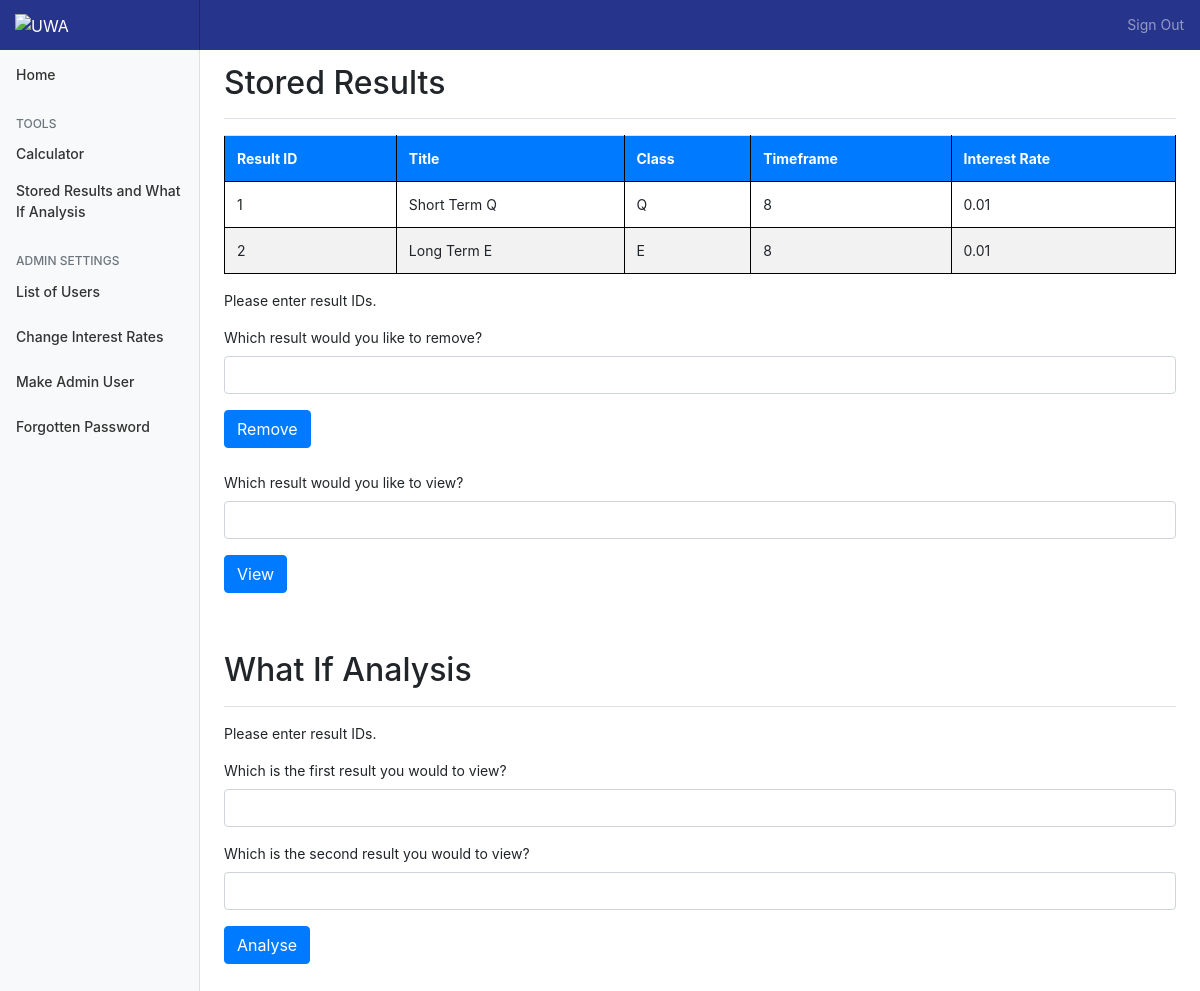
The app's page /profile (signed in), older data.
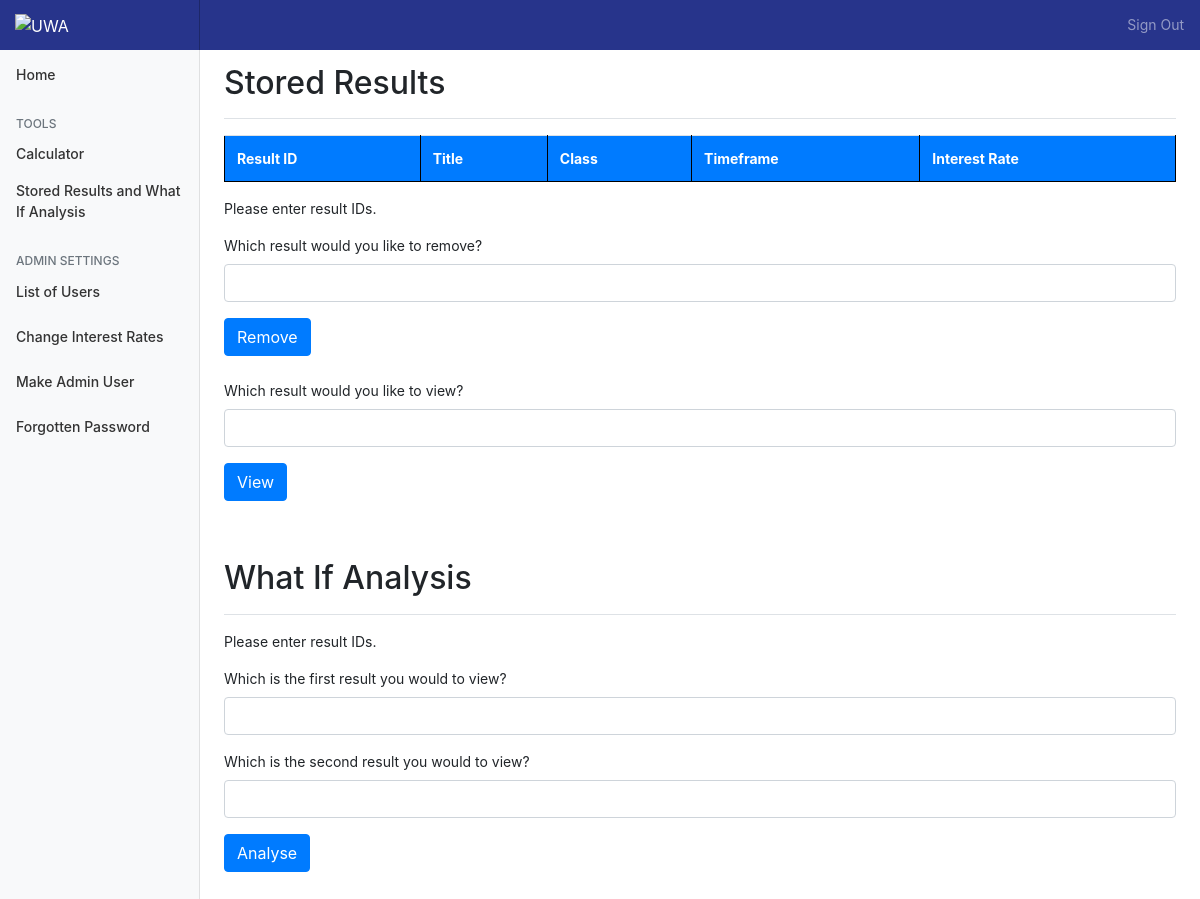
The same page, newer data.
### app/models.py (models this page shows, shortened)
class expected(db.Model):
    id = db.Column(db.Integer, primary_key=True)
    nickname = db.Column(db.String(100))
    user_id = db.Column(db.Integer, db.ForeignKey('user.id'))
    month = db.Column(db.String(1024))
    year = db.Column(db.Integer)
    value = db.Column(db.Integer)
    intclass = db.Column(db.String(1024))
    interest = db.Column(db.Float)
    donation = db.Column(db.String(1024))
    spending = db.Column(db.String(1024))
    recap = db.Column(db.String(1024))
    distribution = db.Column(db.String(1024))
    operatingDistribution = db.Column(db.String(1024))
    timeframe = db.Column(db.Integer)
    addContribution = db.Column(db.String(1024))

### app/routes.py (the view, shortened to what this page needs)
@app.route('/profile',methods=["GET", "POST"])
def profile():
    Remove = RemovalForm()
    View = storedSelect()
    Analyse = compForm()
    error = False
    error2 = False
    error2=False
    return render_template("profile.html", title='Profile',title1=0, title2=0, expected=expected.query.all(),timeframemax=0, form=Remove, View=View, Analyse=Analyse, calc = [[0],[0]],calc3=[[0],[0]], calc4=[[0],[0]],timeframe=0,years=0,decMonth=0,timeframe1 = 0,years1=0,decMonth1 = 0,spending1 = 0,timeframe2 = 0,years2=0,decMonth2 = 0,spending2= 0,error = {}, error2=error2)

### app/forms.py
class RemovalForm(FlaskForm):
    rid = IntegerField('Which result would you like to remove?')
    submit = SubmitField('Submit')

class storedSelect(FlaskForm):
    storedid = IntegerField('Which result would you like to view?')
    submit = SubmitField('Submit')

### app/models.py (called while the page is built)
@login.user_loader
def load_user(id):
    return User.query.get(int(id))

### app/templates/profile.html (shortened to what this page needs)
{% extends "base.html" %} {% import 'bootstrap/wtf.html' as wtf %} {% block content %}
<main role="main" class="col-md-9 ml-sm-auto col-lg-10 px-4">
    <div class="d-flex justify-content-between flex-wrap flex-md-nowrap align-items-center pt-3 pb-2 mb-3 border-bottom">
        <h1 class="h2">Stored Results</h1>
    </div>
    <table class="table table table-striped">
        <tr class="bg-primary text-white">
            <th scope="col">Result ID</th>
            <th scope="col">Title</th>
            <th scope="col">Class</th>
            <th scope="col">Timeframe</th>
            <th scope="col">Interest Rate</th>
        </tr>
        {% for exp in expected %} {% if current_user.id == exp.user_id %}
        <div class="table-responsive">
            <tr>
                <td>{{ exp.id }}</td>
                <td>{{ exp.nickname}} </td>
                <td>{{ exp.intclass }}</td>
                <td>{{ exp.timeframe }}</td>
                <td>{{ exp.interest }}</td>
            </tr>
        </div>
        {% endif %} {% endfor %}
    </table>
    <p>Please enter result IDs.</p>
    <form action="" method="post" novalidate>
        {{ form.hidden_tag() }} {{ wtf.form_field(form.rid, class='form-control') }}
        <input type="submit" name='btn' value="Remove" class="btn btn-primary">
    </form>
    <form action="" method="post" novalidate class="mt-4">
        {{ View.hidden_tag() }} {{ wtf.form_field(View.storedid, class='form-control') }}
        <input type="submit" name='btn' value="View" class="btn btn-primary">
    </form>
    <br>
    <br>
    <div class="d-flex justify-content-between flex-wrap flex-md-nowrap align-items-center pt-3 pb-2 mb-3 border-bottom">
        <h1 class="h2">What If Analysis</h1>
    </div>
    <p>Please enter result IDs.</p>
    <form action="" method="post" novalidate>
        <p>
            {{ wtf.form_field(Analyse.stored1, class='form-control') }} {{ wtf.form_field(Analyse.stored2, class='form-control') }}
            <input type="submit" name='btn' value="Analyse" class="btn btn-primary">
        </p>
    </form>
    <br>
    <br>
    <br>
</main>
{% endblock %}

### app/templates/base.html (shortened to what this page needs)
<!doctype html>
<html lang="en">
<head>
    <link rel="stylesheet" href="https://maxcdn.bootstrapcdn.com/bootstrap/4.0.0/css/bootstrap.min.css">
    <link rel="stylesheet" href="../static/stylesheet.css">
</head>
<body>
    <nav class="navbar navbar-dark fixed-top flex-md-nowrap p-0 shadow">
        <a class="navbar-brand col-sm-3 col-md-2 mr-0" href="/"><img src="https://static.weboffice.uwa.edu.au/visualid/sites/alpha/img/uwacrest-white.svg" alt=UWA height=30px; width=98px></a>
        {% if current_user.is_authenticated %}
        <ul class="navbar-nav px-3">
            <li class="nav-item text-nowrap">
                <a class="nav-link" href="{{ url_for('logout') }}">Sign Out</a>
            </li>
        </ul>
        {% endif %}
    </nav>
    <div class="container-fluid">
        <div class="row">
            <nav class="col-md-2 d-none d-md-block bg-light sidebar">
                <div class="sidebar-sticky">
                    <ul class="nav flex-column">
                        <li class="nav-item">
                            <a class="nav-link" href="/">
                                 Home <span class="sr-only">(current)</span>
                            </a>
                            <h6 class="sidebar-heading d-flex justify-content-between align-items-center px-3 mt-4 mb-1 text-muted">
                            <span>Tools</span></h6>
                        </li>
                        <li class="nav-item ">
                            <a class="nav-link " href="{{ url_for( 'calcs') }} ">
                                 Calculator
                            </a>
                        </li>
                        {% if current_user.is_authenticated %}
                        <li class="nav-item ">
                            <a class="nav-link " href="{{ url_for( 'profile') }} ">
                                 Stored Results and What If Analysis
                            </a>
                        </li>
                        {% endif %}
                    </ul>
                    {% if current_user.admin == True %}
                    <h6 class="sidebar-heading d-flex justify-content-between align-items-center px-3 mt-4 mb-1 text-muted ">
                        <span>Admin Settings</span>
                    </h6>
                    <ul class="nav flex-column mb-2 ">
                        <li class="nav-item ">
                            <a class="nav-link " href="{{ url_for('userlist')}}">
                                 List of Users
                            </a>
                        </li>
                    </ul>
                    <ul class="nav flex-column mb-2 ">
                        <li class="nav-item ">
                            <a class="nav-link " href="{{ url_for('admin')}}">
                                 Change Interest Rates
                            </a>
                        </li>
                    </ul>
                    <ul class="nav flex-column mb-2 ">
                        <li class="nav-item ">
                            <a class="nav-link " href="{{ url_for('makeadmin')}}">
                                 Make Admin User
                            </a>
                        </li>
                    </ul>
					<ul class="nav flex-column mb-2 ">
                        <li class="nav-item ">
                            <a class="nav-link " href="{{ url_for('adminreset')}}">
                                 Forgotten Password
                            </a>
                        </li>
                    </ul>
                    {% endif %}
                </div>
            </nav>
        </div>
    </div>
    {% block content %} {% endblock %}
</body>
</html>

### app/static/stylesheet.css (style rules this page uses)
body { font-size: .875rem; background-color: white; }
table, th, td { border: 1px solid black; border-collapse: collapse; }
.sidebar { position: fixed; top: 0; bottom: 0; left: 0; z-index: 100; padding: 48px 0 0; box-shadow: inset -1px 0 0 rgba(0, 0, 0, .1); }
.sidebar-sticky { position: relative; top: 0; height: calc(100vh - 48px); padding-top: .5rem; overflow-x: hidden; overflow-y: auto; }
.sidebar .nav-link { font-weight: 500; color: #333; }
.sidebar-heading { font-size: .75rem; text-transform: uppercase; }
[role="main"] { padding-top: 48px; }
.navbar-brand { padding-top: .75rem; padding-bottom: .75rem; font-size: 1rem; background-color: #27348b; box-shadow: inset -1px 0 0 rgba(0, 0, 0, .25); }
.navbar-dark { background-color: #27348b; }
.nav-link { color: white; }

### app/templates/profile.html (style rules this page uses)
table, th, td { border: 1px solid black; border-collapse: collapse; padding: 0px 10px; }

Row changes from the older to the newer data that the page shows:
removed expected: id "1", nickname "Short Term Q", intclass "Q", timeframe "8", interest "0.01"
removed expected: id "2", nickname "Long Term E", intclass "E", timeframe "8", interest "0.01"
